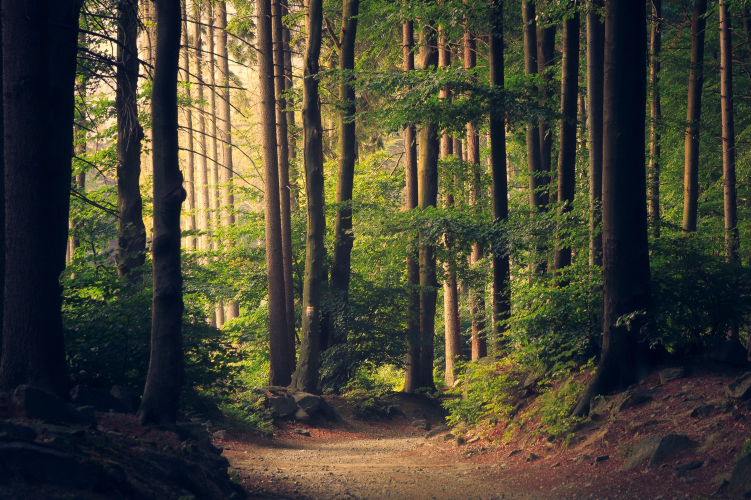
#> input picture assets/images/nature1.jfif, 1502 x 1000 px, given in place of cats.jpg, which was not available (shown at 1/2 size)
$ python historgram.py
#> lines starting #> are read from the running program, lines starting #| are printed output that depends on the picture; after the words box and inside, x2 and y2 are one past the last pixel; in counts of white or black regions, pixels touching at a corner belong together; pictures that were not available may be replaced by others from this repository, and a replacement may not be noted
#> further down, img is the input picture: shape (1000, 1502, 3); mean B, G, R 52.3, 67.9, 69.9
### spaces.py
import cv2 as cv
import matplotlib.pyplot as plt

def color_space_convert(image, conversion, show=False):

#> called with conversion = 'gray', show = False
    options={
        'gray': cv.COLOR_BGR2GRAY,
        'hsv': cv.COLOR_BGR2HSV,
        'lab': cv.COLOR_BGR2LAB,
        'rgb': cv.COLOR_BGR2RGB
    }
    if conversion=='original':
        output=image
    else:
        color_space=options[conversion]
        output = cv.cvtColor(image, color_space)
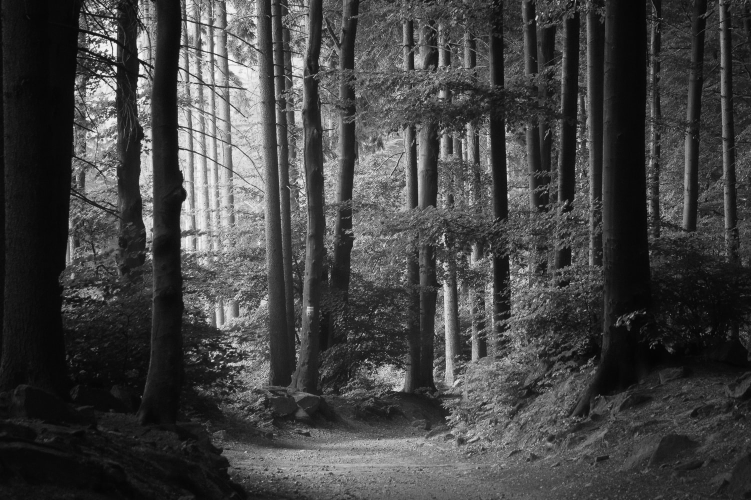
#> output: shape (1000, 1502) (shown at 1/2 size); min 1, max 250, mean 66.7
    if show:
        cv.imshow(conversion+' Image', output)
        cv.waitKey(0)
    return output

def show_with_mat(image):
    plt.imshow(image)
    plt.show()

# [13 lines left out: functions hsv_convert_bgr, lab_convert_bgr, not called in this run]

# [8 lines that do not run on import are left out]


### historgram.py
import cv2 as cv
import numpy as np
import matplotlib.pyplot as plt
from spaces import color_space_convert

def gray_histogram(image, img_mask=None, show=False):
    hist = cv.calcHist([image], [0], img_mask, [256], [0,256])

    if show:
        plt.figure()
        plt.title('Grayscale Histogram')
        plt.xlabel('Bins')
        plt.ylabel('Number of pixels')
        plt.plot(hist)
        plt.xlim([0,256])
        plt.show()

    return hist

def color_histogram(image, img_mask=None, show=False):
    plt.figure()
    plt.title('Colored Histogram')
    plt.xlabel('Bins')
    plt.ylabel('Number of pixels')
    colors = ('b', 'g', 'r')
    for i, col in enumerate(colors):
        hist = cv.calcHist([img], [i], img_mask, [256], [0,256])
        plt.plot(hist, color=col)
        plt.xlim(0,256)
    if show:
        plt.show()

def circle_mask(image, radius, color=255, thickness=-1, show=False):
#> called with radius = 100, color = 255, thickness = -1, show = False
    blank = np.zeros(image.shape[:2], dtype='uint8')
    output = cv.circle(blank, (image.shape[1]//2, image.shape[0]//2), radius, color, thickness)
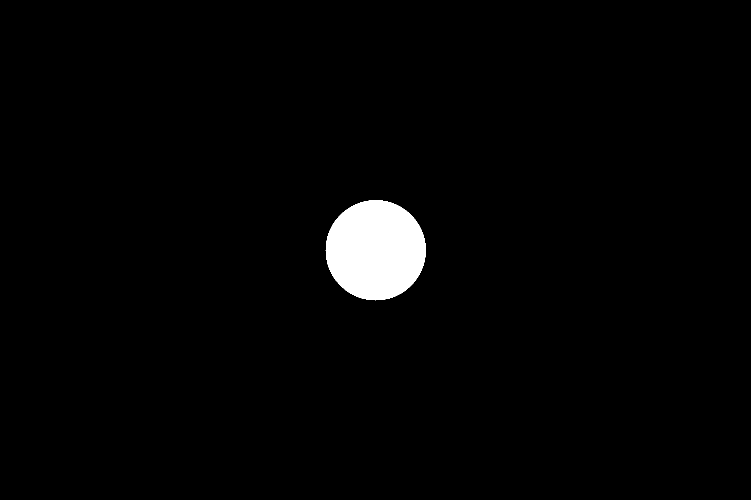
#> blank: shape (1000, 1502) (shown at 1/2 size); 2.1% white; 1 white region, box (x1, y1, x2, y2) and area: (651, 400, 852, 601) 31417
    if show:
        cv.imshow('Circle Mask', output)
        cv.waitKey(0)
    return output

def bitwise_mask_and(image, img_mask, show=False):
#> called with show = False
    output = cv.bitwise_and(image, image, mask=img_mask)
    if show:
        cv.imshow('And Mask', output)
        cv.waitKey(0)
    return output

if __name__=='__main__':
    image_file = 'assets/images/cats.jpg'
    img = cv.imread(image_file)
    gray = color_space_convert(img, 'gray')
    circle = circle_mask(img, 100)
    bitwise_mask_and(gray, circle)
    color_histogram(img, circle, show=True)
#> in color_histogram, `plt.show()`:
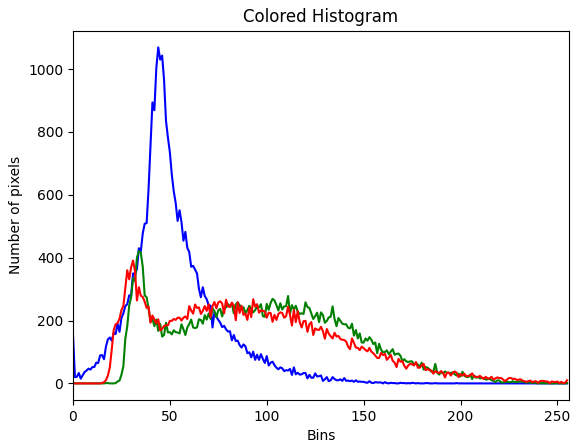
#> figure drawn by matplotlib, 1 panel; curve peaks at x = 44, y = 1069; curve peaks at x = 34, y = 421; curve peaks at x = 31, y = 391

$ run again, on assets/images/nature2.jfif
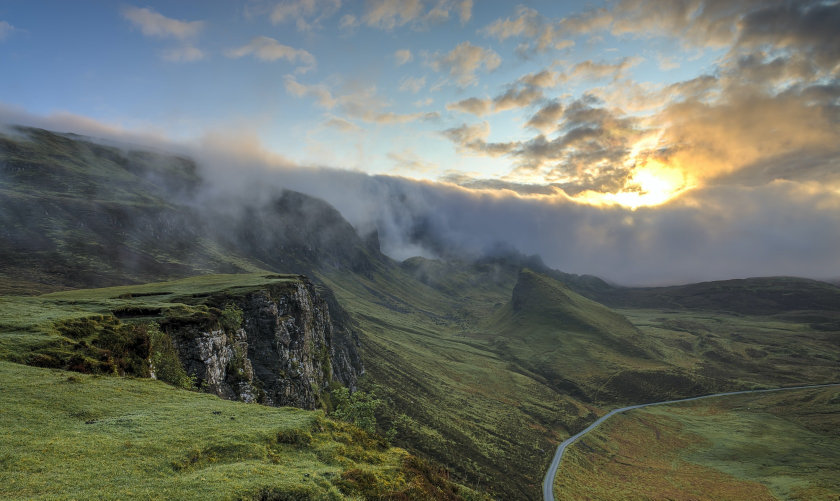
#> input picture assets/images/nature2.jfif, 1680 x 1001 px, given in place of cats.jpg, which was not available (shown at 1/2 size)
#> img is the input picture: shape (1001, 1680, 3); mean B, G, R 102.7, 111.5, 106.1
#> in color_space_convert, `output = cv.cvtColor(image, color_space)`:
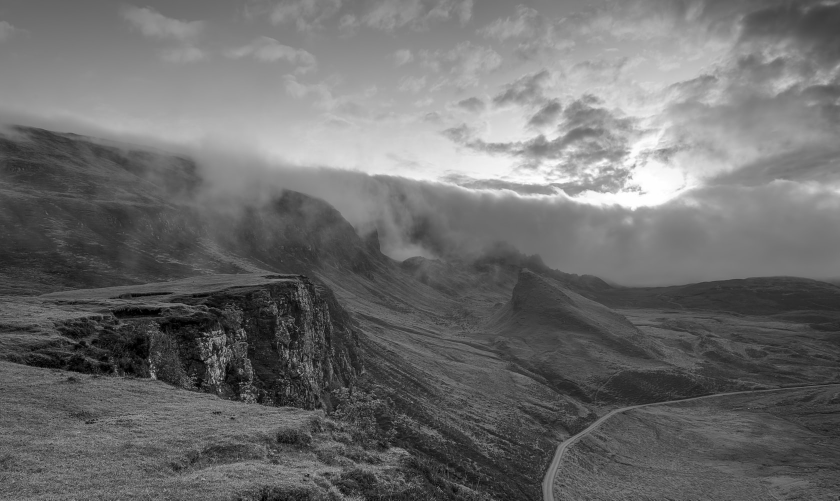
#> output: shape (1001, 1680) (shown at 1/2 size); min 0, max 255, mean 108.9
#> blank: shape (1001, 1680); 1.9% white; 1 white region, box (x1, y1, x2, y2) and area: (740, 400, 941, 601) 31417
#> in color_histogram, `plt.show()`:
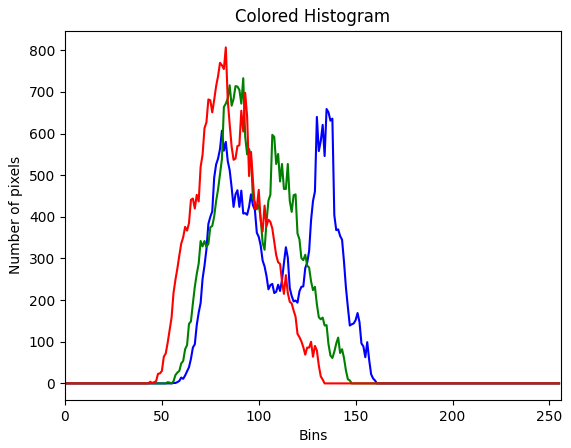
#> figure drawn by matplotlib, 1 panel; curve peaks at x = 135, y = 659; curve peaks at x = 92, y = 733; curve peaks at x = 83, y = 807

$ run again, on assets/images/nature3.jfif
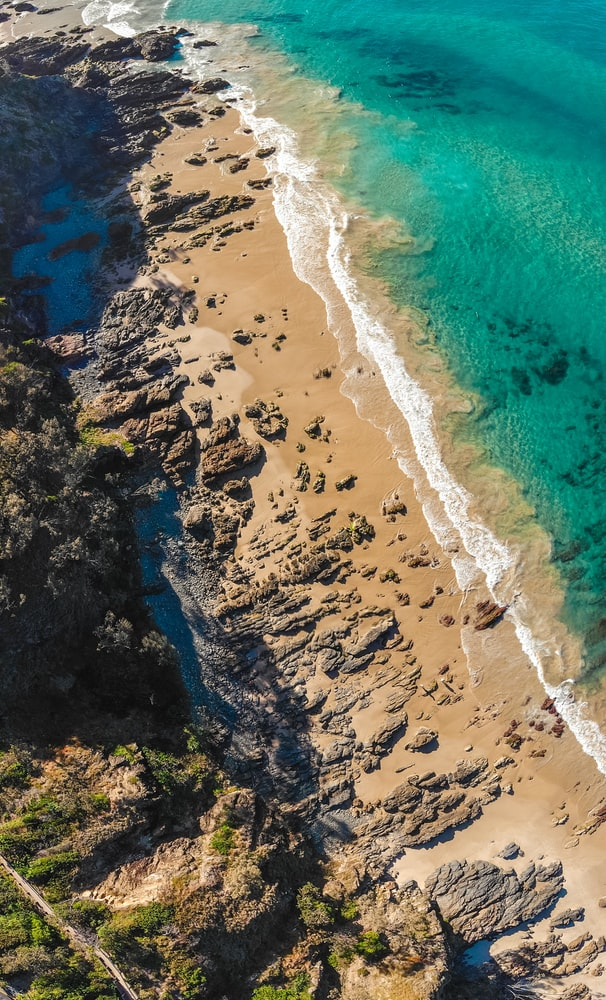
#> input picture assets/images/nature3.jfif, 606 x 1000 px, given in place of cats.jpg, which was not available
#> img is the input picture: shape (1000, 606, 3); mean B, G, R 98.2, 115.9, 103.9
#> in circle_mask, `output = cv.circle(blank, (image.shape[1]//2, image.shape[0]//2), radi..`:
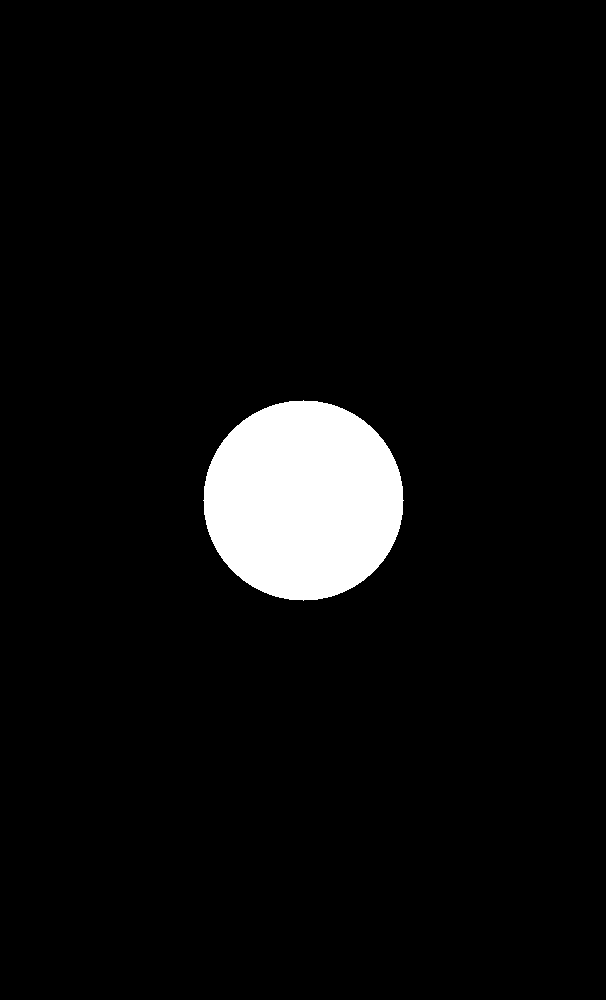
#> blank: shape (1000, 606); 5.2% white; 1 white region, box (x1, y1, x2, y2) and area: (203, 400, 404, 601) 31417
#> in color_histogram, `plt.show()`:
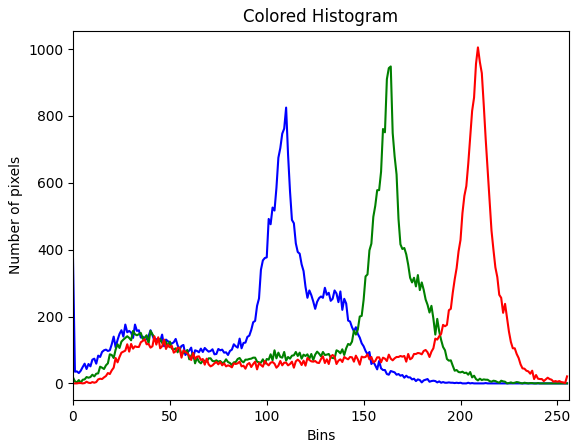
#> figure drawn by matplotlib, 1 panel; curve peaks at x = 110, y = 825; curve peaks at x = 164, y = 948; curve peaks at x = 209, y = 1005
